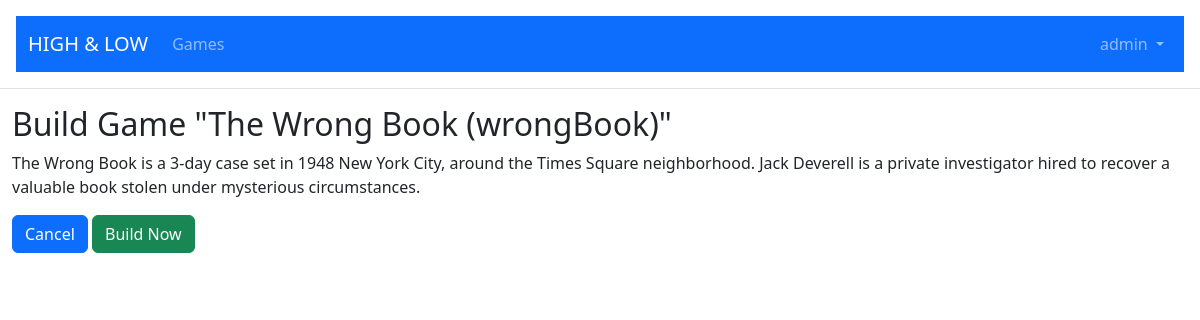
/games/game/1/build/ (signed in), run on the app's committed database.
### accounts/models.py (models this page shows, shortened)
class CustomUser(AbstractUser):
    bgglink = models.CharField(blank=True, max_length=255)

### games/models.py (models this page shows, shortened)
class Game(models.Model):
    name = models.CharField(max_length=50, help_text="Internal name of the game")
    text = models.TextField(help_text="Game text", default="", blank=True)
    textHash = models.CharField(
        max_length=80, help_text="Hash of text", default="", blank=True
    )
    isPublic = models.BooleanField(help_text="Is game publicly visible?")
    owner = models.ForeignKey(
        settings.AUTH_USER_MODEL, on_delete=models.SET_NULL, blank=True, null=True
    )
    title = models.CharField(
        max_length=80, help_text="Title of game", default="", blank=True
    )
    subtitle = models.CharField(
        max_length=80, help_text="Subtitle of game", default="", blank=True
    )
    authors = models.CharField(
        max_length=255, help_text="Author(s) of game (w/emails)", default="", blank=True
    )
    summary = models.TextField(help_text="Short description", default="", blank=True)
    version = models.CharField(
        max_length=32, help_text="Version information", default="", blank=True
    )
    versionDate = models.CharField(
        max_length=64, help_text="Version date", default="", blank=True
    )
    difficulty = models.CharField(
        max_length=32, help_text="Difficulty", default="", blank=True
    )
    cautions = models.CharField(
        max_length=32, help_text="Age rage, etc.", default="", blank=True
    )
    duration = models.CharField(
        max_length=32, help_text="Expected playtime", default="", blank=True
    )
    url = models.CharField(
        max_length=255, help_text="Homepage url", default="", blank=True
    )
    extraInfo = models.TextField(
        help_text="Extra information (credits, links, etc.)", default="", blank=True
    )
    buildLog = models.TextField(help_text="Build Log", default="", blank=True)
    needsBuild = models.BooleanField(help_text="Game was updated and needs rebuild")
    queueStatus = models.CharField(
        max_length=32, help_text="Internal build queue stage", default="", blank=True
    )
    isBuildErrored = models.BooleanField(
        help_text="Was there an error on the last build?"
    )
    buildDate = models.DateTimeField(
        help_text="When was story last built?", null=True, blank=True
    )

### games/views.py (the view, shortened to what this page needs)
# urls.py: path("game/<int:pk>/build/", GameBuildView.as_view(), name="gameBuild"),
class GameBuildView(LoginRequiredMixin, UserPassesTestMixin, DetailView):
    model = Game
    template_name = "games/gameBuild.html"
    def test_func(self):
        obj = self.get_object()
        return (obj.owner == self.request.user)

### games/templates/games/gameBuild.html (shortened to what this page needs)
{% extends "core/base.html" %}
{% load crispy_forms_tags %}
{% block content %}
<div class="gameEntry">
    <h2>Build Game "{{ game.title }} ({{ game.name }})"</h2>
    <p>{{ game.summary }}</p>
</div>
<form method="post"> {% csrf_token %}
    <a href="{% url 'gameDetail' game.pk %}" class="btn btn-primary" role="button">Cancel</a>
    <input class="btn btn-success" type="submit" value="Build Now">
  </form>
{% endblock content %}

### core/templates/core/base.html (shortened to what this page needs)
{% load active_link_tags %}
{% load static %}
<!DOCTYPE html>
<html>
<head>
    <link href="https://cdn.jsdelivr.net/npm/bootstrap@5.3.3/dist/css/bootstrap.min.css" rel="stylesheet">
    <link href="{% static 'css/core.css' %}" rel="stylesheet">
</head>
<body>
    <header class="p-3 mb-3 border-bottom">
        <nav class="navbar navbar-expand-lg navbar-dark bg-primary" id="hlnavbar">
        <div class="container-fluid ">
            <a class="navbar-brand" href="{% url 'coreHome' %}">HIGH & LOW</a>
            <div class="collapse navbar-collapse" id="navbarSupportedContent">
                <ul class="navbar-nav">
                    <li class="nav-item">
                        <a class="nav-link {% active_link 'gameHome' %}" href="{% url 'gameHome' %}">Games</a>
                    </li>
                </ul>
            {% if user.is_authenticated %}
                <ul class="navbar-nav ms-auto">
                    <li class="nav-item dropdown">
                        <a class="nav-link dropdown-toggle" href="#" id="navbarAccountDropdown" role="button" data-bs-toggle="dropdown" aria-haspopup="true" aria-expanded="false">
                            {{ user.username }}
                        </a>
                    </li>
                </ul>
            {% endif %}
            </div>
        </div>
        </nav>
      </header>
    <div class="container-fluid ">
    <main>
        {% block content %}
        {% endblock content %}
    </main>
    </div>
</body>
</html>

### data on the page
CustomUser: username "admin"
Game: title "The Wrong Book", name "wrongBook", summary "The Wrong Book is a 3-day case set in 1948 New York City, around the Times Square neighborhood. Jack Deverell is a private investigator hired to recover a valuable book stolen under mysterious circumstances."
